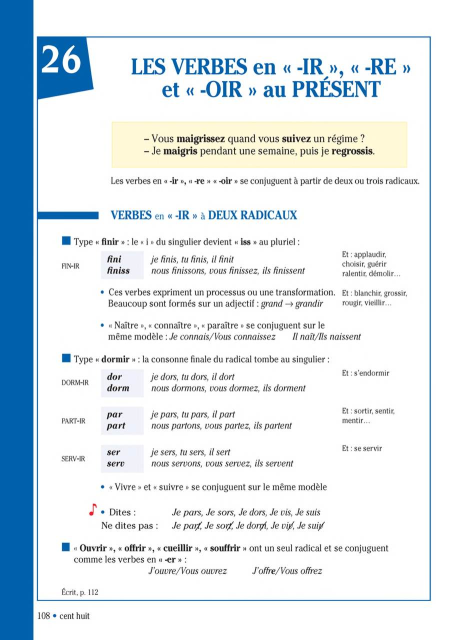
#> input picture web/scans/grammaire/p108.jpg, 935 x 1280 px, given in place of p108.jpg.jpg, which was not available (shown at 1/2 size)
$ python crop.py ../web/scans/grammaire/p108.jpg 3 1.0
#> lines starting #> are read from the running program, lines starting #| are printed output that depends on the picture
import sys, os
from PIL import Image

SRC = r"C:/Users/WangXin/AppData/Local/Temp/corriges"
OUT = r"C:/Users/WangXin/AppData/Local/Temp/corriges/crops"
os.makedirs(OUT, exist_ok=True)

page = sys.argv[1]          # e.g. p014
n = int(sys.argv[2]) if len(sys.argv) > 2 else 3
scale = float(sys.argv[3]) if len(sys.argv) > 3 else 2.0

im = Image.open(os.path.join(SRC, page + ".jpg"))
#> im is the input picture: PIL image 935x1280 RGB; mean R, G, B 222, 231.3, 237.2
W, H = im.size
#> W = 935; H = 1280
# ignore scan margins
top, bot = int(H * 0.05), int(H * 0.96)
#> top = 64; bot = 1228
step = (bot - top) / n
#> step = 388
overlap = int(step * 0.10)
#> overlap = 38
for i in range(n):
    y0 = max(0, int(top + i * step - overlap))
    y1 = min(H, int(top + (i + 1) * step + overlap))
    c = im.crop((0, y0, W, y1))
    c = c.resize((int(c.width * scale), int(c.height * scale)), Image.LANCZOS)
    p = os.path.join(OUT, f"{page}_b{i+1}.png")
    c.save(p)
    print(p, c.size)
#> this loop made 3 passes
#> pass 1, `c = im.crop((0, y0, W, y1))`:
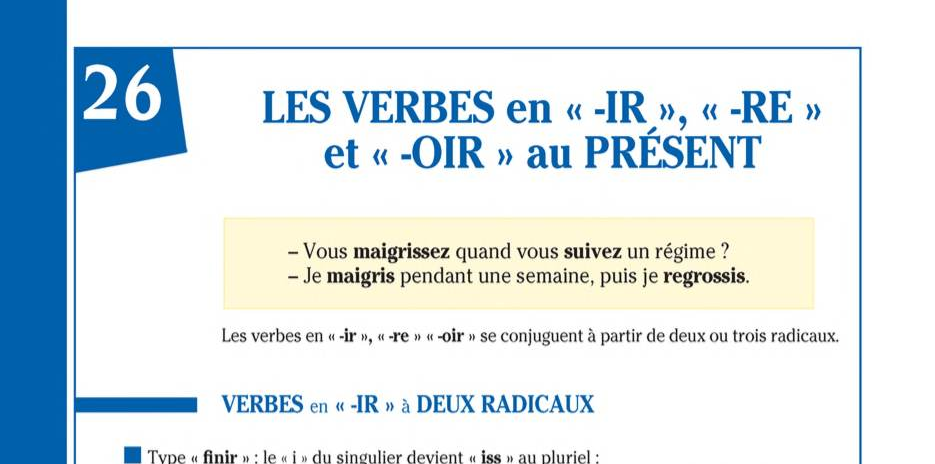
#> c: PIL image 935x464 RGB; mean R, G, B 215.1, 227.5, 233.3
#> pass 2, `c = im.crop((0, y0, W, y1))`:
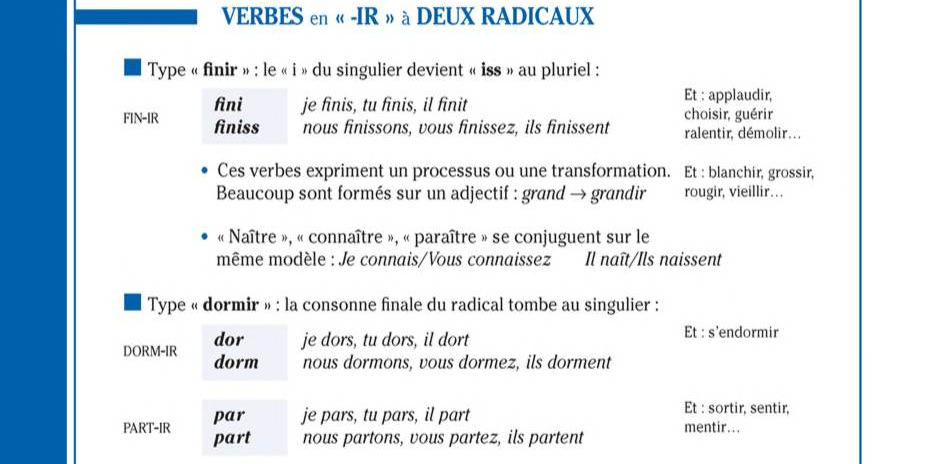
#> c: PIL image 935x464 RGB; mean R, G, B 222.2, 230.6, 237.1
#> pass 3, `c = im.crop((0, y0, W, y1))`:
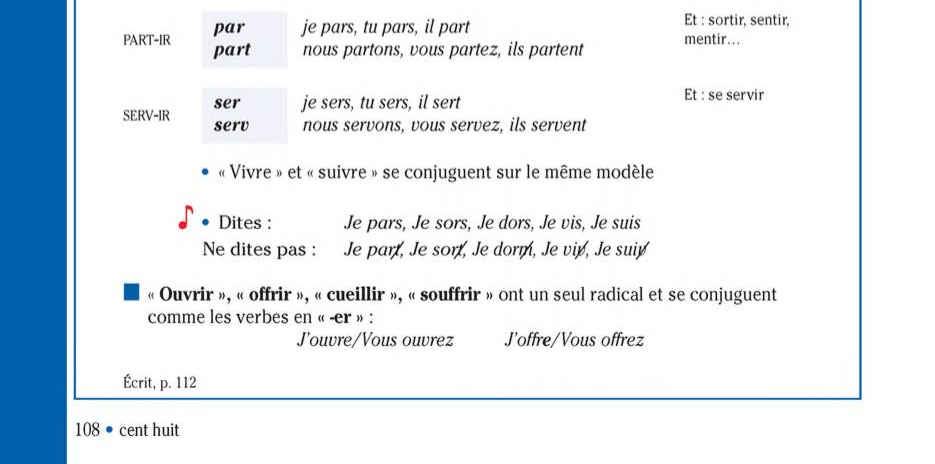
#> c: PIL image 935x464 RGB; mean R, G, B 226.8, 234.5, 240.4

$ run again, on web/scans/grammaire/p11.jpg
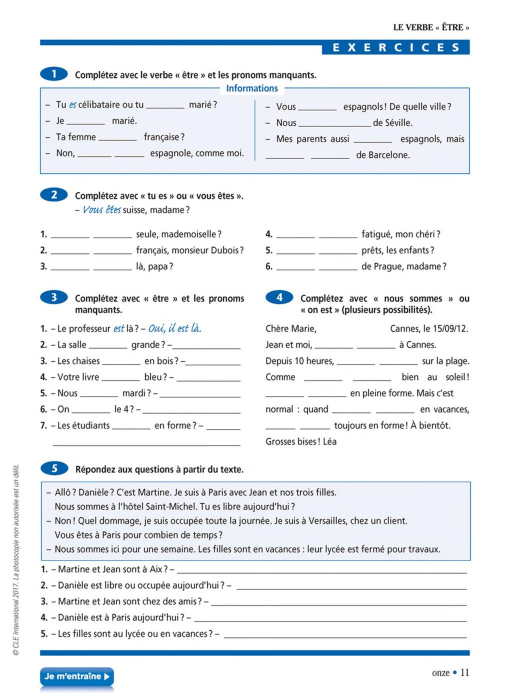
#> input picture web/scans/grammaire/p11.jpg, 1020 x 1397 px, given in place of p11.jpg.jpg, which was not available (shown at 1/2 size)
#> im is the input picture: PIL image 1020x1397 RGB; mean R, G, B 235.1, 238.2, 241.4
#> the loop `for i in range(n):` made 3 passes
#> pass 1, `c = im.crop((0, y0, W, y1))`:
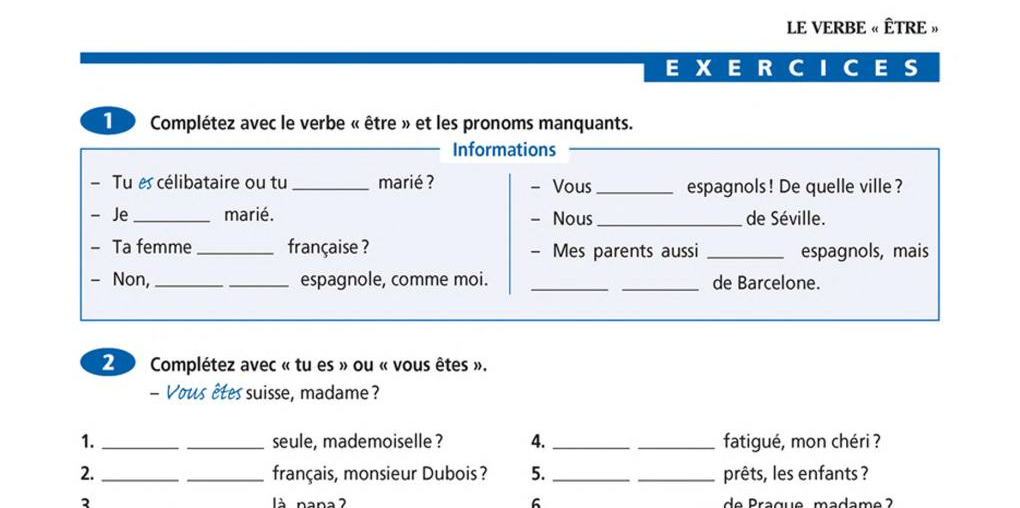
#> c: PIL image 1020x508 RGB; mean R, G, B 233.5, 237.7, 242.3
#> pass 3, `c = im.crop((0, y0, W, y1))`:
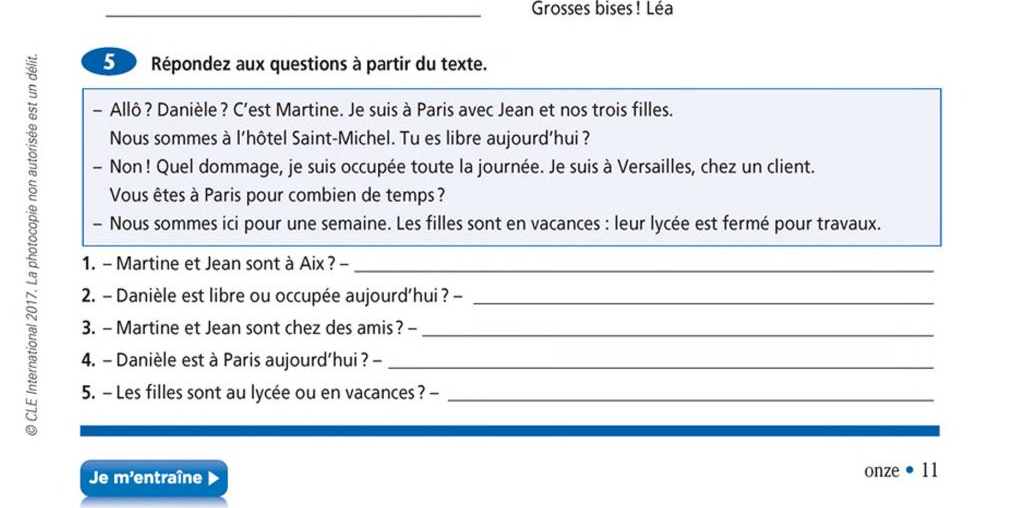
#> c: PIL image 1020x508 RGB; mean R, G, B 231.9, 235.6, 239.6

$ run again, on web/scans/grammaire/p116.jpg
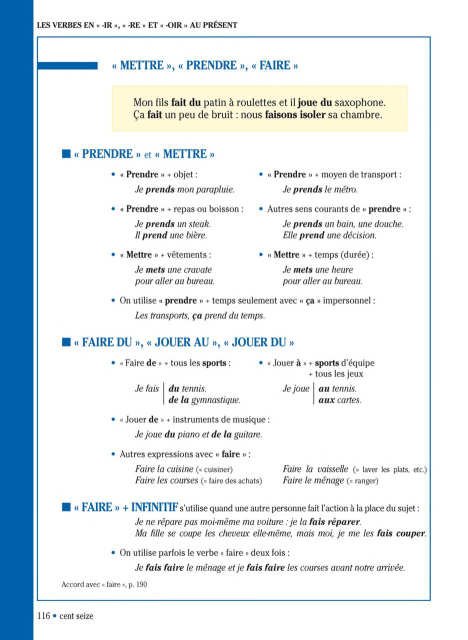
#> input picture web/scans/grammaire/p116.jpg, 935 x 1280 px, given in place of p116.jpg.jpg, which was not available (shown at 1/2 size)
#> im is the input picture: PIL image 935x1280 RGB; mean R, G, B 224.6, 232.7, 237.6
#> the loop `for i in range(n):` made 3 passes
#> pass 1, `c = im.crop((0, y0, W, y1))`:
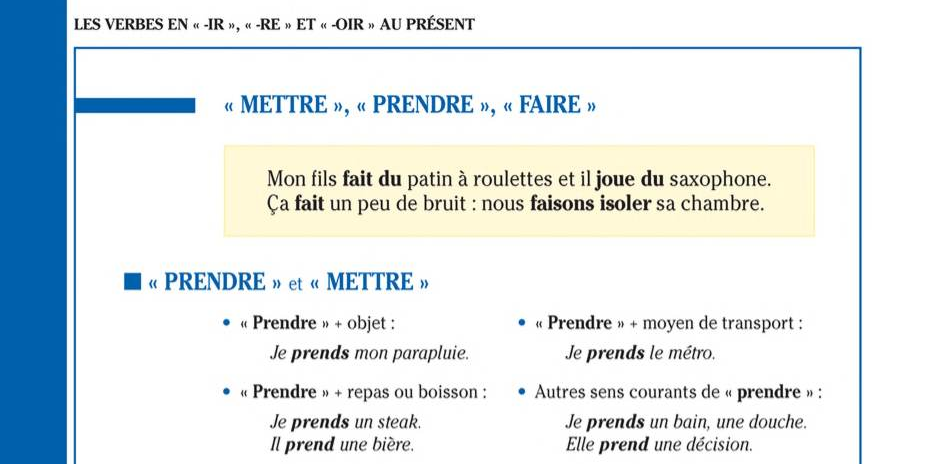
#> c: PIL image 935x464 RGB; mean R, G, B 223.1, 231.4, 234.2
#> pass 3, `c = im.crop((0, y0, W, y1))`:
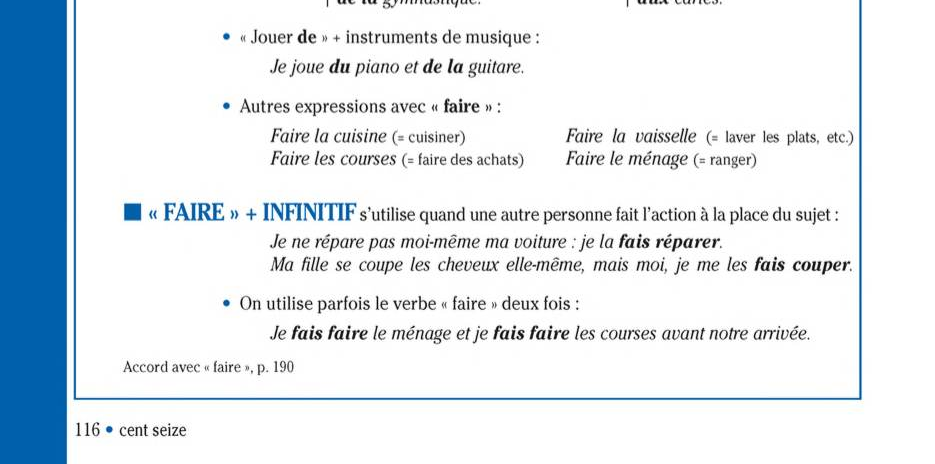
#> c: PIL image 935x464 RGB; mean R, G, B 225, 233, 239
